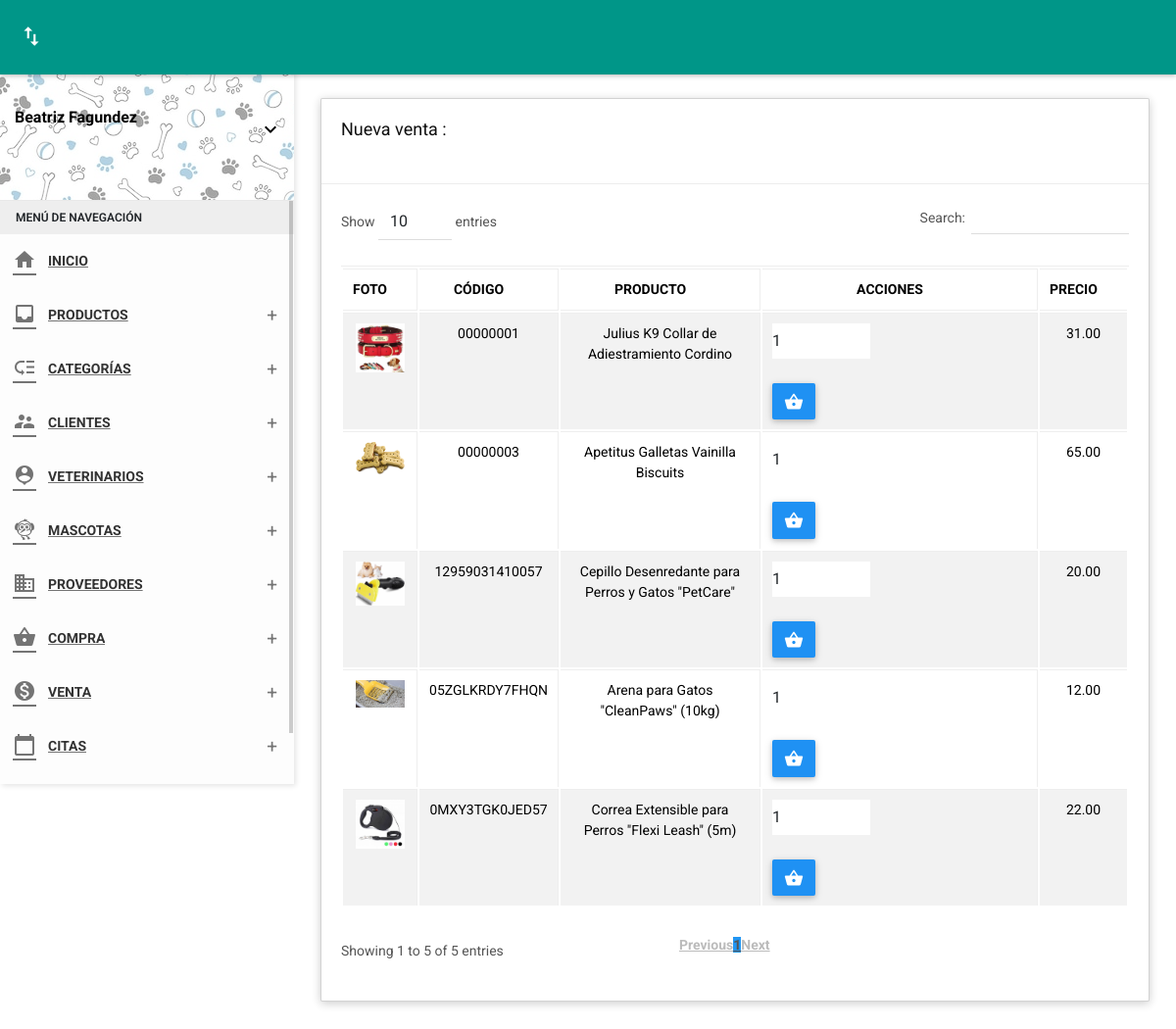
The app's page /View/venta/nuevo (signed in) with its own data.
### tables this page shows
CREATE TABLE `products` (
  `id_prod` int(11) NOT NULL,
  `codigo` char(14) NOT NULL,
  `id_cate` int(11) NOT NULL,
  `foto` varchar(255) NOT NULL,
  `nompro` varchar(100) NOT NULL,
  `peso` char(5) NOT NULL,
  `weightID` int(11) NOT NULL,
  `id_prove` int(11) NOT NULL,
  `descp` varchar(255) NOT NULL,
  `preciC` decimal(10,2) NOT NULL,
  `precV` decimal(10,2) NOT NULL,
  `stock` char(4) NOT NULL,
  `estado` char(1) NOT NULL,
  `fere` timestamp NOT NULL DEFAULT current_timestamp() ON UPDATE current_timestamp()
);

### View/venta/nuevo.php (the view, shortened to what this page needs)
<!DOCTYPE html>
<html>
<head>
    <link href="../../assets/plugins/bootstrap-material-datetimepicker/css/bootstrap-material-datetimepicker.css" rel="stylesheet" />
    <link href="../../assets/plugins/bootstrap-datepicker/css/bootstrap-datepicker.css" rel="stylesheet" />
    <link href="../../assets/plugins/bootstrap/css/bootstrap.css" rel="stylesheet">
    <link href="../../assets/plugins/node-waves/waves.css" rel="stylesheet" />
    <link href="../../assets/plugins/animate-css/animate.css" rel="stylesheet" />
    <link href="../assets/plugins/jquery-datatable/skin/bootstrap/css/dataTables.bootstrap.css" rel="stylesheet">
    <link href="../../css/style.css" rel="stylesheet">
    <link href="../../assets/css/themes/all-themes.css" rel="stylesheet" />
</head>
<body class="theme-red">
    <nav class="navbar">
        <div class="container-fluid">
            <div class="navbar-header">
                <a href="javascript:void(0);" class="navbar-toggle collapsed" data-toggle="collapse" data-target="#navbar-collapse" aria-expanded="false"></a>
            </div>
        </div>
    </nav>
    <section>
    <aside id="leftsidebar" class="sidebar">
      <div class="user-info">
        <div class="info-container">
          <div class="name" data-toggle="dropdown" aria-haspopup="true" aria-expanded="false"><?php echo ucfirst($_SESSION['name']); ?></div>
          <div class="btn-group user-helper-dropdown">
            <i class="material-icons" data-toggle="dropdown" aria-haspopup="true" aria-expanded="true">keyboard_arrow_down</i>
          </div>
        </div>
      </div>
            <div class="menu">
                <ul class="list">
                    <li class="header">MENÚ DE NAVEGACIÓN</li>
                    <li>
                        <a href="../panel-admin/administrador">
                            <i class="material-icons">home</i>
                            <span>INICIO</span>
                        </a>
                    </li>
                    <li>
                        <a href="javascript:void(0);" class="menu-toggle">
                            <i class="material-icons">inbox</i>
                            <span>PRODUCTOS</span>
                        </a>
                    </li>
                    <li>
                        <a href="javascript:void(0);" class="menu-toggle">
                            <i class="material-icons">low_priority</i>
                            <span>CATEGORÍAS</span>
                        </a>
                    </li>
                    <li>
                        <a href="javascript:void(0);" class="menu-toggle">
                            <i class="material-icons">supervisor_account</i>
                            <span>CLIENTES</span>
                        </a>
                    </li>
                    <li>
                        <a href="javascript:void(0);" class="menu-toggle">
                            <i class="material-icons">person_pin</i>
                            <span>VETERINARIOS</span>
                        </a>
                    </li>
                    <li>
                        <a href="javascript:void(0);" class="menu-toggle">
                            <i class="material-icons">flutter_dash</i>
                            <span>MASCOTAS</span>
                        </a>
</li>
                    <li>
                        <a href="javascript:void(0);" class="menu-toggle">
                            <i class="material-icons">business</i>
                            <span>PROVEEDORES</span>
                        </a>
                    </li>
                    <li>
                        <a href="javascript:void(0);" class="menu-toggle">
                            <i class="material-icons">shopping_basket</i>
                            <span>COMPRA</span>
                        </a>
                </li>
                <li>
                        <a href="javascript:void(0);" class="menu-toggle">
                            <i class="material-icons">monetization_on</i>
                            <span>VENTA</span>
                        </a>
                </li>
                    <li>
                        <a href="javascript:void(0);" class="menu-toggle">
                            <i class="material-icons">calendar_today</i>
                            <span>CITAS</span>
                        </a>
    </li>
        <li>
            <a href="javascript:void(0);" class="menu-toggle">
            </a>
        </li>
    </section>
   <section class="content">
        <div class="container-fluid">
            <div class="row clearfix">
                <div class="col-lg-12 col-md-12 col-sm-12 col-xs-12">
                    <div class="card">
                        <div class="header">
                            <h2>
                                Nueva venta :
                            </h2><br>
                        </div>
                        <div class="body">
                        <?php
$con = new mysqli("localhost", "root", "", "vetdog");
$query = "SELECT products.id_prod, products.codigo, products.foto, products.nompro, products.stock, products.preciC AS precio_compra, products.estado, products.fere
          FROM products
          INNER JOIN category ON products.id_cate = category.id_cate
          GROUP BY products.id_prod";
$products = $con->query($query);
?>
<div class="table-responsive">
    <table class="table table-bordered table-striped table-hover dataTable js-exportable">
        <thead>
            <tr>
                <th class="text-center">FOTO</th>
                <th class="text-center">CÓDIGO</th>
                <th class="text-center">PRODUCTO</th>
                <th class="text-center">ACCIONES</th>
                <th class="text-center">PRECIO</th>
            </tr>
        </thead>
        <tbody>
            <?php while ($r = $products->fetch_object()): ?>
                <tr>
                    <td class="text-center">
                        <?php echo "<img src='../../assets/img/subidas/" . htmlspecialchars($r->foto) . "' width='50'>"; ?>
                    </td>
                    <td class="text-center"><?php echo htmlspecialchars($r->codigo); ?></td>
                    <td class="text-center"><?php echo htmlspecialchars($r->nompro); ?></td>
                    <td style="width:260px;">
                        <?php
                        $found = false;
                        ?>
                        <?php if ($found): ?>
                            <a href="cart" class="btn btn-info">Agregado</a>
                        <?php else: ?>
                            <form class="form-inline" method="post" action="addtocart">
                                <div class="form-group">
                                    <input type="number" name="canti" value="1" style="width:100px;" min="1" class="form-control" placeholder="Cantidad">
                                </div>
                                <button type="submit" class="btn btn-primary"> <i class="material-icons">shopping_basket</i></button>
                            </form>
                        <?php endif; ?>
                    </td>
                    <td class="text-center"> <?php echo htmlspecialchars($r->precio_compra); ?></td>
                </tr>
            <?php endwhile; ?>
        </tbody>
    </table>
</div>
</body>
</html>

### records on screen
products: foto (picture), codigo "00000001", nompro "Julius K9 Collar de Adiestramiento Cordino", preciC "31.00"
products: foto (picture), codigo "00000003", nompro "Apetitus Galletas Vainilla Biscuits", preciC "65.00"
products: foto (picture), codigo "12959031410057", nompro "Cepillo Desenredante para Perros y Gatos \"PetCare\"", preciC "20.00"
products: foto (picture), codigo "05ZGLKRDY7FHQN", nompro "Arena para Gatos \"CleanPaws\" (10kg)", preciC "12.00"
products: foto (picture), codigo "0MXY3TGK0JED57", nompro "Correa Extensible para Perros \"Flexi Leash\" (5m)", preciC "22.00"

### other values on screen
$_SESSION['name'] "Beatriz Fagundez"
